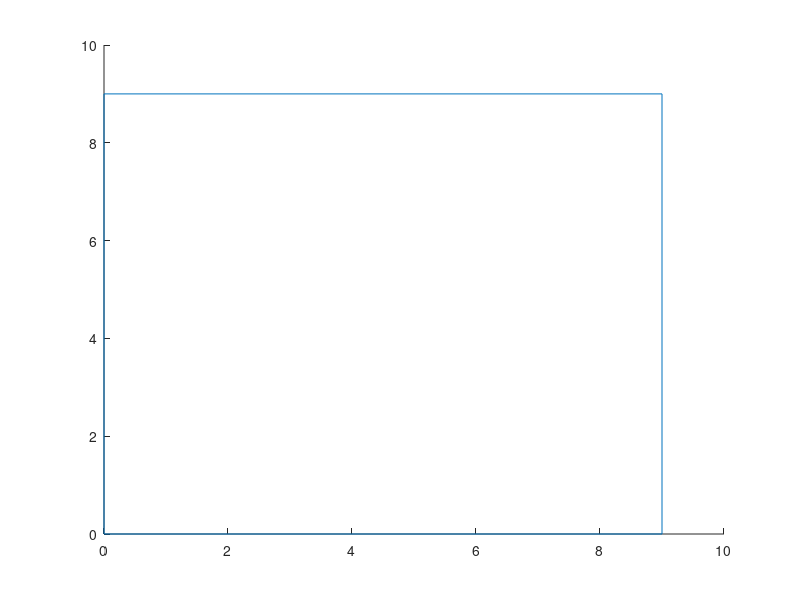

Source code (MATLAB): (Note: this script raises an error after producing the figure.)
%Function init by Robert Bara 
%
%This function initializes the hangman board by using lines drawn in matlab
%and objects to customize the width and color of the line
function initlynch = init(); 
    % Borders around the game
    X = [0 9];
    Y = [0 0];
    Z = [9 9]; %Creates an Axis/frame
    Frame1=line (X,Y); %Bottom Frame
    Frame2=line (Y,X); %Left Frame
    Frame3=line (X,Z); %Top Frame
    Frame4=line (Z,X); %Right Frame
    Frame1.LineWidth=2;
    Frame2.LineWidth=2;
    Frame3.LineWidth=2;
    Frame4.LineWidth=2;
    Frame1.Color='k';
    Frame2.Color='k';
    Frame3.Color='k';
    Frame4.Color='k';
    %Initalizing the Lynching without the man
    pole= line([7 7],[0 7.05]); %first [ ] is x-axis, second is height
    pole.LineWidth = 4;
    pole.Color = 'b'; 
               
    pole_top = line([6.5 7],[7.5 7]); 
    pole_top.LineWidth = 4.5; 
    pole_top.Color = 'b';

    pole_top2 = line([5 6.55],[7.5 7.5]);
    pole_top2.LineWidth=4;
    pole_top2.Color='b';

    pole_top3 = line([5.5 5.5],[6.7 7.5]);
    pole_top3.LineWidth=3;
    pole_top3.Color ='b';
    
    stage=line([4 8], [.2 .2]);
    stage.LineWidth= 10;
    stage.Color ='b';

end